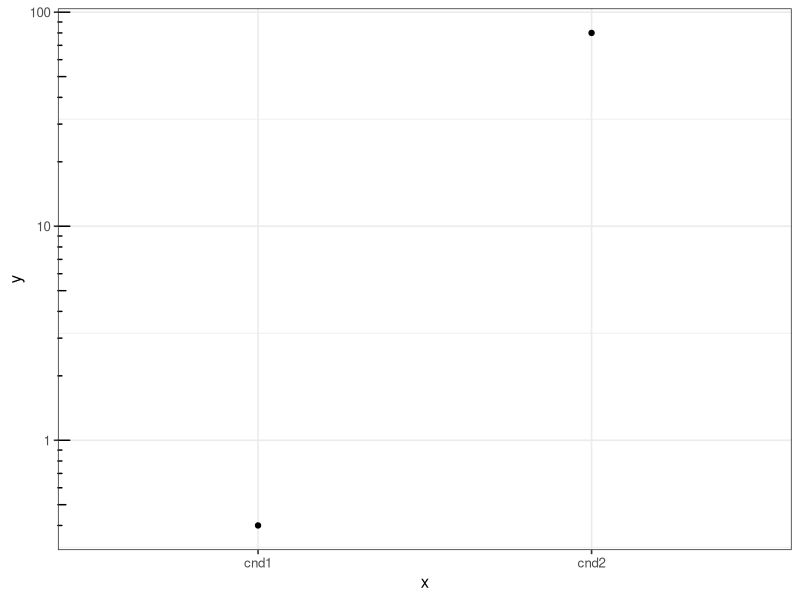

This chart was generated by the following R code:
## ---- chunk 1
knitr::opts_chunk$set(fig.width=3.4, fig.height=3.4)
## ---- chunk 2
library(ggplot2)
## ---- chunk 3
x = c("cnd1", "cnd2")
y = c(0.4, 80)

dat = data.frame(x=x, y=y)

p = ggplot(dat, aes(x=x, y=y)) + geom_point()
p = p + scale_y_continuous(trans="log10")
p = p + annotation_logticks(sides="l")
p = p + theme_bw(base_size=12)
p
